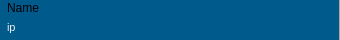
<?xml version="1.0" encoding="UTF-8"?>
<ui version="4.0">
 <class>UserWidget</class>
 <widget class="QWidget" name="UserWidget">
  <property name="geometry">
   <rect>
    <x>0</x>
    <y>0</y>
    <width>340</width>
    <height>40</height>
   </rect>
  </property>
  <property name="maximumSize">
   <size>
    <width>16777215</width>
    <height>16777215</height>
   </size>
  </property>
  <property name="styleSheet">
   <string notr="true">
#UserWidget
{
	border-right:1px solid rgb(170,170,170);
	background-color:rgba(0, 90, 140, 255);
}
#UserWidget:hover
{
     background: qlineargradient(spread:reflect, x1:0, y1:0, x2:0, y2:1, x3:0, y3:1,stop:0 rgba(0, 90, 140, 255), stop:0.5 rgba(130, 200, 250, 255),stop:0.8 rgba(0, 180, 250, 255));
}
#UserWidget QLabel#lb_officeTitle,#lb_userIp,#lb_userName
{
	font-size:11px;
	font-weight:normal;
	border:none;
	color:rgb(240,240,240);
}
#UserWidget QPushButton
{
	font-size:12px;
	font-weight:normal;
	color:rgb(240,240,240);

	border:0px groove rgba(0, 90, 140, 255);
}
#UserWidget QPushButton:pressed
{
	background: qlineargradient(spread:pad, x1:0, y1:0, x2:0, y2:1, stop:0 rgba(130, 200, 250, 255), stop:1 rgba(130, 200, 250, 255));
	color:rgb(0,0,0);
}
#UserWidget QPushButton:hover
{

}

#UserWidget QToolButton
{
	font-size:12px;
	font-weight:normal;
	color:rgb(240,240,240);

	border:0px groove rgba(0, 90, 140, 255);

}
#UserWidget QToolButton:hover
{

}
#UserWidget QLabel#lb_officeTitle:hover,#lb_userIp:hover,#lb_userName:hover
{
	color:rgb(255,255,151);

}

</string>
  </property>
  <layout class="QGridLayout" name="gridLayout">
   <property name="margin">
    <number>0</number>
   </property>
   <property name="spacing">
    <number>0</number>
   </property>
   <item row="0" column="0" rowspan="2">
    <widget class="QLabel" name="lb_userAvatar">
     <property name="minimumSize">
      <size>
       <width>0</width>
       <height>0</height>
      </size>
     </property>
     <property name="maximumSize">
      <size>
       <width>40</width>
       <height>40</height>
      </size>
     </property>
     <property name="toolTip">
      <string>User avatar</string>
     </property>
     <property name="text">
      <string/>
     </property>
     <property name="pixmap">
      <pixmap resource="res.qrc">:/images/buddy-green.png</pixmap>
     </property>
     <property name="scaledContents">
      <bool>true</bool>
     </property>
    </widget>
   </item>
   <item row="0" column="1">
    <layout class="QHBoxLayout" name="horizontalLayout">
     <property name="topMargin">
      <number>0</number>
     </property>
     <item>
      <widget class="QLabel" name="lb_nickName">
       <property name="maximumSize">
        <size>
         <width>16777215</width>
         <height>16777215</height>
        </size>
       </property>
       <property name="toolTip">
        <string>User name</string>
       </property>
       <property name="text">
        <string>Name</string>
       </property>
       <property name="alignment">
        <set>Qt::AlignLeading|Qt::AlignLeft|Qt::AlignTop</set>
       </property>
      </widget>
     </item>
     <item>
      <widget class="QToolButton" name="btn_userManager">
       <property name="minimumSize">
        <size>
         <width>0</width>
         <height>0</height>
        </size>
       </property>
       <property name="maximumSize">
        <size>
         <width>20</width>
         <height>15</height>
        </size>
       </property>
       <property name="toolTip">
        <string>User settings</string>
       </property>
       <property name="text">
        <string/>
       </property>
       <property name="icon">
        <iconset resource="res.qrc">
         <normaloff>:/images/user_settings.png</normaloff>:/images/user_settings.png</iconset>
       </property>
       <property name="iconSize">
        <size>
         <width>24</width>
         <height>24</height>
        </size>
       </property>
      </widget>
     </item>
    </layout>
   </item>
   <item row="1" column="1">
    <layout class="QHBoxLayout" name="horizontalLayout_2">
     <item>
      <widget class="QLabel" name="lb_userIp">
       <property name="minimumSize">
        <size>
         <width>140</width>
         <height>0</height>
        </size>
       </property>
       <property name="maximumSize">
        <size>
         <width>16777215</width>
         <height>16777215</height>
        </size>
       </property>
       <property name="toolTip">
        <string>User group in</string>
       </property>
       <property name="text">
        <string>ip</string>
       </property>
      </widget>
     </item>
     <item>
      <spacer name="horizontalSpacer">
       <property name="orientation">
        <enum>Qt::Horizontal</enum>
       </property>
       <property name="sizeHint" stdset="0">
        <size>
         <width>10</width>
         <height>20</height>
        </size>
       </property>
      </spacer>
     </item>
     <item>
      <widget class="QToolButton" name="btn_userChat">
       <property name="maximumSize">
        <size>
         <width>16777215</width>
         <height>16777215</height>
        </size>
       </property>
       <property name="toolTip">
        <string>Chat...</string>
       </property>
       <property name="text">
        <string/>
       </property>
       <property name="icon">
        <iconset resource="res.qrc">
         <normaloff>:/images/user_chat.png</normaloff>:/images/user_chat.png</iconset>
       </property>
      </widget>
     </item>
    </layout>
   </item>
  </layout>
 </widget>
 <resources>
  <include location="res.qrc"/>
 </resources>
 <connections/>
</ui>
